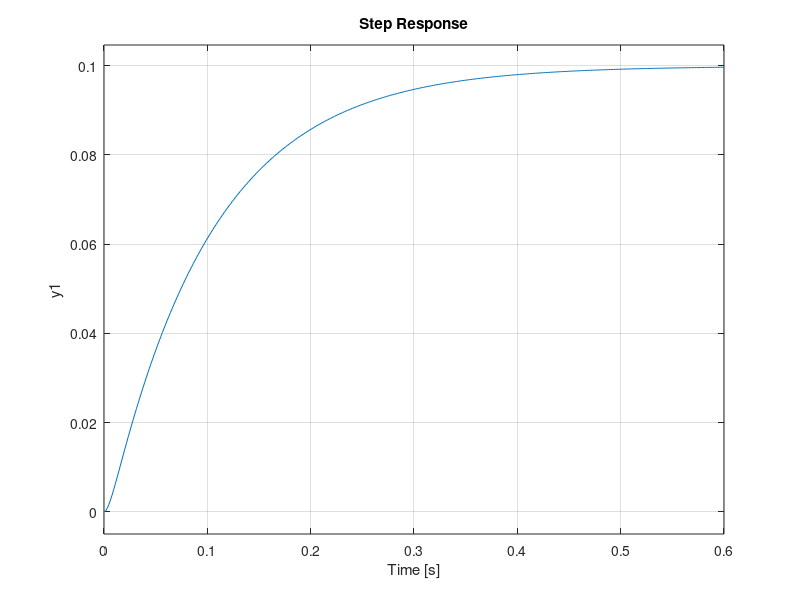

Write MATLAB code to recreate this figure.
clear all;close all;clc
J=0.01;
b=0.1;
K=0.01;
R=1;
L=0.005;
A = [0 1 0; 0 -b/J K/J; 0 -K/L -R/L];
B = [0; 0; 1/L];
C =  [0  1  0];
D = 0; 
motor1 = ss(A,B,C,D);
t = 0:0.001:0.8;

num=K;
den=[(J*L) ((J*R)+(L*b)) ((b*R)+K^2)];
motor2 = tf(num,den)

hold on
figure(1)
step(motor1,t)
step(motor2)
hold off
